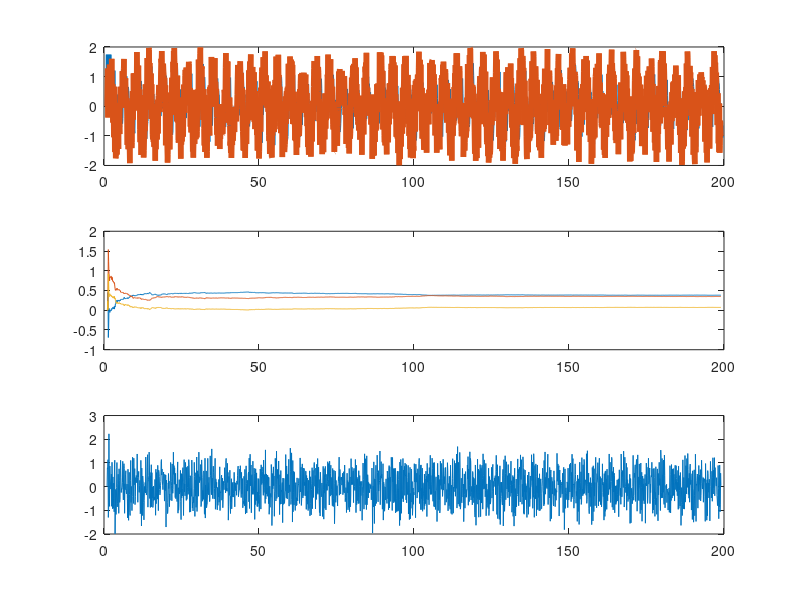

Recreate this plot in MATLAB.
%逐次最小ニ乗法によるパラメータ推定
load 10prob_N2.mat y2
k=0;         %時間ステップ
y=[0 0 0];  %真の出力値
y_h=0;       %推定出力値
y_hat=0;    %推定出力記録
y_d=0;       %真の出力記録
y_n=0;       %真値+noiseの出力記録
e_k=0;       %信号相殺記録
u=[1 0];     %単位インパルス入力
theta=[0 0 0]';  %推定パラメータ（係数）
theta_dot=[0 0 0]';%推定パラメータ更新用中間変数
lambda=10000.0;   %最小二乗法設定パラメータ
gamma=lambda.*[1 0 0;0 1 0;0 0 1]; %共分散行列
t=linspace(1,199,2001);            %グラフ描画用時間ステップ

for k=1:1:2001 %データ数分だけループ
   if k>1
     theta(:,k)=theta_dot(1:3);               %係数データ記録
      y_hat=[y_hat x*theta(1:3,k)];               %グラフ描画用推定出力データ記録
      y_noise=y2(k,1);
      y_d=[y_d y2(k,1)];    %グラフ描画用出力真値データ記録
      y_n=[y_n y_noise];
      e_k=[e_k e];                                    %グラフ描画用信号相殺データ記録
   endif
   x = [y(1) y(2) u(2)];
   u=[0 u];
   y =[ y2(k,1) y]; %実際のy(n)を計算
   y_h=[x*theta(1:3,k) y_h]; 
   e = y(1)-y_h(1); %推定誤差を計算
   gamma=gamma-gamma*x'*x*gamma/(1+x*gamma*x');%共分散行列
   theta_dot(1:3) = theta_dot(1:3)+gamma*x'*e/(1+x*gamma*x');%パラメータ更新則
endfor
theta_dot(1:3)
subplot(3,1,1) 
plot(t,y_hat,'linewidth',4,t,y_d,'linewidth',4); %真のシステム出力と推定出力とを比較
subplot(3,1,2) 
plot(t,theta(1,:),t,theta(2,:),t,theta(3,:));%推定パラメータの推移
subplot(3,1,3) 
plot(t,e_k,'-'); %分離したノイズ信号